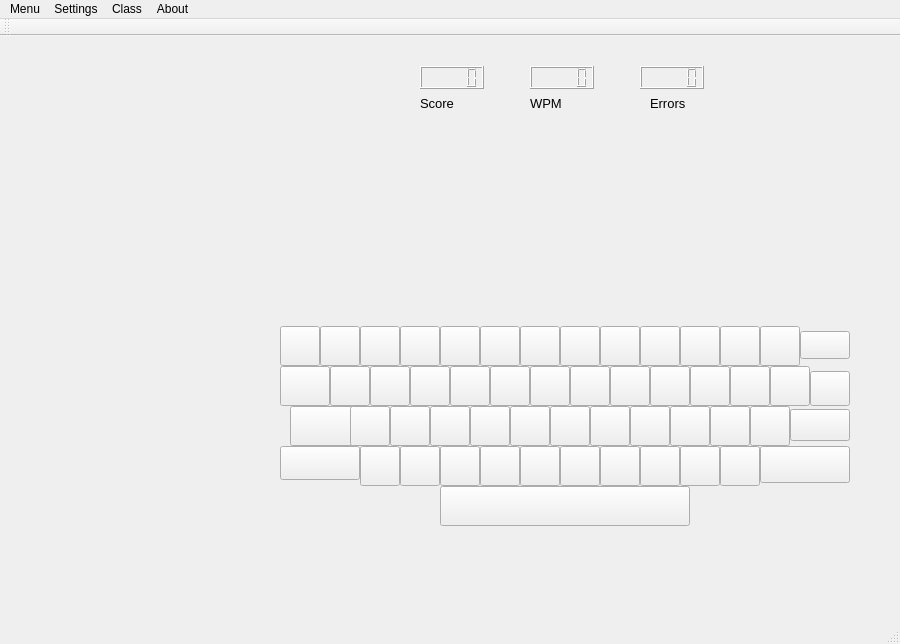
<?xml version="1.0" encoding="UTF-8"?>
<ui version="4.0">
 <class>MainWindow</class>
 <widget class="QMainWindow" name="MainWindow">
  <property name="geometry">
   <rect>
    <x>0</x>
    <y>0</y>
    <width>900</width>
    <height>644</height>
   </rect>
  </property>
  <property name="windowTitle">
   <string>MainWindow</string>
  </property>
  <property name="autoFillBackground">
   <bool>false</bool>
  </property>
  <property name="styleSheet">
   <string notr="true">background-image: url(:/new/resources/space_scene_by_felandi.jpg);</string>
  </property>
  <widget class="QWidget" name="centralWidget">
   <widget class="QLCDNumber" name="lcd_score">
    <property name="geometry">
     <rect>
      <x>420</x>
      <y>30</y>
      <width>64</width>
      <height>23</height>
     </rect>
    </property>
    <property name="autoFillBackground">
     <bool>false</bool>
    </property>
    <property name="styleSheet">
     <string notr="true">background-image: url(:/new/resources/Tiny-Grid-Seamless-Patterns-For-Website-Backgrounds.jpg);</string>
    </property>
   </widget>
   <widget class="QLabel" name="label_score">
    <property name="geometry">
     <rect>
      <x>420</x>
      <y>60</y>
      <width>60</width>
      <height>15</height>
     </rect>
    </property>
    <property name="font">
     <font>
      <pointsize>10</pointsize>
     </font>
    </property>
    <property name="styleSheet">
     <string notr="true">background-image: url(:/new/resources/Tiny-Grid-Seamless-Patterns-For-Website-Backgrounds.jpg);</string>
    </property>
    <property name="text">
     <string>Score</string>
    </property>
   </widget>
   <widget class="QLabel" name="label_wpm">
    <property name="geometry">
     <rect>
      <x>530</x>
      <y>60</y>
      <width>60</width>
      <height>15</height>
     </rect>
    </property>
    <property name="font">
     <font>
      <pointsize>10</pointsize>
     </font>
    </property>
    <property name="styleSheet">
     <string notr="true">background-image: url(:/new/resources/Tiny-Grid-Seamless-Patterns-For-Website-Backgrounds.jpg);</string>
    </property>
    <property name="text">
     <string>WPM</string>
    </property>
   </widget>
   <widget class="QLabel" name="label_errors">
    <property name="geometry">
     <rect>
      <x>650</x>
      <y>60</y>
      <width>60</width>
      <height>15</height>
     </rect>
    </property>
    <property name="font">
     <font>
      <pointsize>10</pointsize>
     </font>
    </property>
    <property name="styleSheet">
     <string notr="true">background-image: url(:/new/resources/Tiny-Grid-Seamless-Patterns-For-Website-Backgrounds.jpg);</string>
    </property>
    <property name="text">
     <string>Errors</string>
    </property>
   </widget>
   <widget class="QLCDNumber" name="lcd_wpm">
    <property name="geometry">
     <rect>
      <x>530</x>
      <y>30</y>
      <width>64</width>
      <height>23</height>
     </rect>
    </property>
    <property name="autoFillBackground">
     <bool>false</bool>
    </property>
    <property name="styleSheet">
     <string notr="true">background-image: url(:/new/resources/Tiny-Grid-Seamless-Patterns-For-Website-Backgrounds.jpg);</string>
    </property>
   </widget>
   <widget class="QLCDNumber" name="lcd_errors">
    <property name="geometry">
     <rect>
      <x>640</x>
      <y>30</y>
      <width>64</width>
      <height>23</height>
     </rect>
    </property>
    <property name="autoFillBackground">
     <bool>false</bool>
    </property>
    <property name="styleSheet">
     <string notr="true">background-image: url(:/new/resources/Tiny-Grid-Seamless-Patterns-For-Website-Backgrounds.jpg);</string>
    </property>
   </widget>
   <widget class="QPushButton" name="key_tab">
    <property name="geometry">
     <rect>
      <x>280</x>
      <y>330</y>
      <width>50</width>
      <height>40</height>
     </rect>
    </property>
    <property name="text">
     <string/>
    </property>
    <property name="icon">
     <iconset resource="images.qrc">
      <normaloff>:/new/keys/Keyboard keys/computer_key_Tab.png</normaloff>:/new/keys/Keyboard keys/computer_key_Tab.png</iconset>
    </property>
    <property name="iconSize">
     <size>
      <width>50</width>
      <height>40</height>
     </size>
    </property>
   </widget>
   <widget class="QPushButton" name="key_less">
    <property name="geometry">
     <rect>
      <x>370</x>
      <y>330</y>
      <width>40</width>
      <height>40</height>
     </rect>
    </property>
    <property name="text">
     <string/>
    </property>
    <property name="icon">
     <iconset resource="images.qrc">
      <normaloff>:/new/keys/Keyboard keys/computer_key_Less_than_Comma.png</normaloff>:/new/keys/Keyboard keys/computer_key_Less_than_Comma.png</iconset>
    </property>
    <property name="iconSize">
     <size>
      <width>40</width>
      <height>40</height>
     </size>
    </property>
   </widget>
   <widget class="QPushButton" name="key_greater">
    <property name="geometry">
     <rect>
      <x>410</x>
      <y>330</y>
      <width>40</width>
      <height>40</height>
     </rect>
    </property>
    <property name="text">
     <string/>
    </property>
    <property name="icon">
     <iconset resource="images.qrc">
      <normaloff>:/new/keys/Keyboard keys/computer_key_Greater_than_Period.png</normaloff>:/new/keys/Keyboard keys/computer_key_Greater_than_Period.png</iconset>
    </property>
    <property name="iconSize">
     <size>
      <width>40</width>
      <height>40</height>
     </size>
    </property>
   </widget>
   <widget class="QPushButton" name="key_quote">
    <property name="geometry">
     <rect>
      <x>330</x>
      <y>330</y>
      <width>40</width>
      <height>40</height>
     </rect>
    </property>
    <property name="text">
     <string/>
    </property>
    <property name="icon">
     <iconset resource="images.qrc">
      <normaloff>:/new/keys/Keyboard keys/computer_key_Quotation_Marks.png</normaloff>:/new/keys/Keyboard keys/computer_key_Quotation_Marks.png</iconset>
    </property>
    <property name="iconSize">
     <size>
      <width>40</width>
      <height>40</height>
     </size>
    </property>
   </widget>
   <widget class="QPushButton" name="key_5">
    <property name="geometry">
     <rect>
      <x>480</x>
      <y>290</y>
      <width>40</width>
      <height>40</height>
     </rect>
    </property>
    <property name="text">
     <string/>
    </property>
    <property name="icon">
     <iconset resource="images.qrc">
      <normaloff>:/new/keys/Keyboard keys/computer_key_num_row_5.png</normaloff>:/new/keys/Keyboard keys/computer_key_num_row_5.png</iconset>
    </property>
    <property name="iconSize">
     <size>
      <width>40</width>
      <height>40</height>
     </size>
    </property>
   </widget>
   <widget class="QPushButton" name="key_3">
    <property name="geometry">
     <rect>
      <x>400</x>
      <y>290</y>
      <width>40</width>
      <height>40</height>
     </rect>
    </property>
    <property name="text">
     <string/>
    </property>
    <property name="icon">
     <iconset resource="images.qrc">
      <normaloff>:/new/keys/Keyboard keys/computer_key_num_row_3.png</normaloff>:/new/keys/Keyboard keys/computer_key_num_row_3.png</iconset>
    </property>
    <property name="iconSize">
     <size>
      <width>40</width>
      <height>40</height>
     </size>
    </property>
   </widget>
   <widget class="QPushButton" name="key_4">
    <property name="geometry">
     <rect>
      <x>440</x>
      <y>290</y>
      <width>40</width>
      <height>40</height>
     </rect>
    </property>
    <property name="text">
     <string/>
    </property>
    <property name="icon">
     <iconset resource="images.qrc">
      <normaloff>:/new/keys/Keyboard keys/computer_key_num_row_4.png</normaloff>:/new/keys/Keyboard keys/computer_key_num_row_4.png</iconset>
    </property>
    <property name="iconSize">
     <size>
      <width>40</width>
      <height>40</height>
     </size>
    </property>
   </widget>
   <widget class="QPushButton" name="key_6">
    <property name="geometry">
     <rect>
      <x>520</x>
      <y>290</y>
      <width>40</width>
      <height>40</height>
     </rect>
    </property>
    <property name="text">
     <string/>
    </property>
    <property name="icon">
     <iconset resource="images.qrc">
      <normaloff>:/new/keys/Keyboard keys/computer_key_num_row_6.png</normaloff>:/new/keys/Keyboard keys/computer_key_num_row_6.png</iconset>
    </property>
    <property name="iconSize">
     <size>
      <width>40</width>
      <height>40</height>
     </size>
    </property>
   </widget>
   <widget class="QPushButton" name="key_2">
    <property name="geometry">
     <rect>
      <x>360</x>
      <y>290</y>
      <width>40</width>
      <height>40</height>
     </rect>
    </property>
    <property name="text">
     <string/>
    </property>
    <property name="icon">
     <iconset resource="images.qrc">
      <normaloff>:/new/keys/Keyboard keys/computer_key_num_row_2.png</normaloff>:/new/keys/Keyboard keys/computer_key_num_row_2.png</iconset>
    </property>
    <property name="iconSize">
     <size>
      <width>40</width>
      <height>40</height>
     </size>
    </property>
   </widget>
   <widget class="QPushButton" name="key_1">
    <property name="geometry">
     <rect>
      <x>320</x>
      <y>290</y>
      <width>40</width>
      <height>40</height>
     </rect>
    </property>
    <property name="text">
     <string/>
    </property>
    <property name="icon">
     <iconset resource="images.qrc">
      <normaloff>:/new/keys/Keyboard keys/computer_key_num_row_1.png</normaloff>:/new/keys/Keyboard keys/computer_key_num_row_1.png</iconset>
    </property>
    <property name="iconSize">
     <size>
      <width>40</width>
      <height>40</height>
     </size>
    </property>
   </widget>
   <widget class="QPushButton" name="key_tilde">
    <property name="geometry">
     <rect>
      <x>280</x>
      <y>290</y>
      <width>40</width>
      <height>40</height>
     </rect>
    </property>
    <property name="text">
     <string/>
    </property>
    <property name="icon">
     <iconset resource="images.qrc">
      <normaloff>:/new/keys/Keyboard keys/computer_key_num_row_00.png</normaloff>:/new/keys/Keyboard keys/computer_key_num_row_00.png</iconset>
    </property>
    <property name="iconSize">
     <size>
      <width>40</width>
      <height>40</height>
     </size>
    </property>
   </widget>
   <widget class="QPushButton" name="key_caps">
    <property name="geometry">
     <rect>
      <x>290</x>
      <y>370</y>
      <width>64</width>
      <height>40</height>
     </rect>
    </property>
    <property name="text">
     <string/>
    </property>
    <property name="icon">
     <iconset resource="images.qrc">
      <normaloff>:/new/keys/Keyboard keys/computer_key_Caps_Lock.png</normaloff>:/new/keys/Keyboard keys/computer_key_Caps_Lock.png</iconset>
    </property>
    <property name="iconSize">
     <size>
      <width>64</width>
      <height>40</height>
     </size>
    </property>
   </widget>
   <widget class="QPushButton" name="key_Lshift">
    <property name="geometry">
     <rect>
      <x>280</x>
      <y>410</y>
      <width>80</width>
      <height>34</height>
     </rect>
    </property>
    <property name="text">
     <string/>
    </property>
    <property name="icon">
     <iconset resource="images.qrc">
      <normaloff>:/new/keys/Keyboard keys/computer_key_Shift.png</normaloff>:/new/keys/Keyboard keys/computer_key_Shift.png</iconset>
    </property>
    <property name="iconSize">
     <size>
      <width>80</width>
      <height>34</height>
     </size>
    </property>
   </widget>
   <widget class="QPushButton" name="key_backspace">
    <property name="geometry">
     <rect>
      <x>800</x>
      <y>295</y>
      <width>50</width>
      <height>28</height>
     </rect>
    </property>
    <property name="text">
     <string/>
    </property>
    <property name="icon">
     <iconset resource="images.qrc">
      <normaloff>:/new/keys/Keyboard keys/computer_key_Backspace.png</normaloff>:/new/keys/Keyboard keys/computer_key_Backspace.png</iconset>
    </property>
    <property name="iconSize">
     <size>
      <width>50</width>
      <height>28</height>
     </size>
    </property>
   </widget>
   <widget class="QPushButton" name="key_enter">
    <property name="geometry">
     <rect>
      <x>790</x>
      <y>373</y>
      <width>60</width>
      <height>32</height>
     </rect>
    </property>
    <property name="text">
     <string/>
    </property>
    <property name="icon">
     <iconset resource="images.qrc">
      <normaloff>:/new/keys/Keyboard keys/computer_key_Enter.png</normaloff>:/new/keys/Keyboard keys/computer_key_Enter.png</iconset>
    </property>
    <property name="iconSize">
     <size>
      <width>60</width>
      <height>32</height>
     </size>
    </property>
   </widget>
   <widget class="QPushButton" name="key_Rshift">
    <property name="geometry">
     <rect>
      <x>760</x>
      <y>410</y>
      <width>90</width>
      <height>37</height>
     </rect>
    </property>
    <property name="text">
     <string/>
    </property>
    <property name="icon">
     <iconset resource="images.qrc">
      <normaloff>:/new/keys/Keyboard keys/computer_key_Shift.png</normaloff>:/new/keys/Keyboard keys/computer_key_Shift.png</iconset>
    </property>
    <property name="iconSize">
     <size>
      <width>90</width>
      <height>37</height>
     </size>
    </property>
   </widget>
   <widget class="QPushButton" name="key_space">
    <property name="geometry">
     <rect>
      <x>440</x>
      <y>450</y>
      <width>250</width>
      <height>40</height>
     </rect>
    </property>
    <property name="text">
     <string/>
    </property>
    <property name="icon">
     <iconset resource="images.qrc">
      <normaloff>:/new/keys/Keyboard keys/computer_key_Space_bar.png</normaloff>:/new/keys/Keyboard keys/computer_key_Space_bar.png</iconset>
    </property>
    <property name="iconSize">
     <size>
      <width>250</width>
      <height>40</height>
     </size>
    </property>
   </widget>
   <widget class="QPushButton" name="key_Rbracket">
    <property name="geometry">
     <rect>
      <x>760</x>
      <y>290</y>
      <width>40</width>
      <height>40</height>
     </rect>
    </property>
    <property name="text">
     <string/>
    </property>
    <property name="icon">
     <iconset resource="images.qrc">
      <normaloff>:/new/keys/Keyboard keys/computer_key_brackets_right.png</normaloff>:/new/keys/Keyboard keys/computer_key_brackets_right.png</iconset>
    </property>
    <property name="iconSize">
     <size>
      <width>40</width>
      <height>40</height>
     </size>
    </property>
   </widget>
   <widget class="QPushButton" name="key_8">
    <property name="geometry">
     <rect>
      <x>600</x>
      <y>290</y>
      <width>40</width>
      <height>40</height>
     </rect>
    </property>
    <property name="text">
     <string/>
    </property>
    <property name="icon">
     <iconset resource="images.qrc">
      <normaloff>:/new/keys/Keyboard keys/computer_key_num_row_8.png</normaloff>:/new/keys/Keyboard keys/computer_key_num_row_8.png</iconset>
    </property>
    <property name="iconSize">
     <size>
      <width>40</width>
      <height>40</height>
     </size>
    </property>
   </widget>
   <widget class="QPushButton" name="key_0">
    <property name="geometry">
     <rect>
      <x>680</x>
      <y>290</y>
      <width>40</width>
      <height>40</height>
     </rect>
    </property>
    <property name="text">
     <string/>
    </property>
    <property name="icon">
     <iconset resource="images.qrc">
      <normaloff>:/new/keys/Keyboard keys/computer_key_num_row_0.png</normaloff>:/new/keys/Keyboard keys/computer_key_num_row_0.png</iconset>
    </property>
    <property name="iconSize">
     <size>
      <width>40</width>
      <height>40</height>
     </size>
    </property>
   </widget>
   <widget class="QPushButton" name="key_9">
    <property name="geometry">
     <rect>
      <x>640</x>
      <y>290</y>
      <width>40</width>
      <height>40</height>
     </rect>
    </property>
    <property name="text">
     <string/>
    </property>
    <property name="icon">
     <iconset resource="images.qrc">
      <normaloff>:/new/keys/Keyboard keys/computer_key_num_row_9.png</normaloff>:/new/keys/Keyboard keys/computer_key_num_row_9.png</iconset>
    </property>
    <property name="iconSize">
     <size>
      <width>40</width>
      <height>40</height>
     </size>
    </property>
   </widget>
   <widget class="QPushButton" name="key_7">
    <property name="geometry">
     <rect>
      <x>560</x>
      <y>290</y>
      <width>40</width>
      <height>40</height>
     </rect>
    </property>
    <property name="text">
     <string/>
    </property>
    <property name="icon">
     <iconset resource="images.qrc">
      <normaloff>:/new/keys/Keyboard keys/computer_key_num_row_7.png</normaloff>:/new/keys/Keyboard keys/computer_key_num_row_7.png</iconset>
    </property>
    <property name="iconSize">
     <size>
      <width>40</width>
      <height>40</height>
     </size>
    </property>
   </widget>
   <widget class="QPushButton" name="key_Lbracket">
    <property name="geometry">
     <rect>
      <x>720</x>
      <y>290</y>
      <width>40</width>
      <height>40</height>
     </rect>
    </property>
    <property name="text">
     <string/>
    </property>
    <property name="icon">
     <iconset resource="images.qrc">
      <normaloff>:/new/keys/Keyboard keys/computer_key_brackets_left.png</normaloff>:/new/keys/Keyboard keys/computer_key_brackets_left.png</iconset>
    </property>
    <property name="iconSize">
     <size>
      <width>40</width>
      <height>40</height>
     </size>
    </property>
   </widget>
   <widget class="QPushButton" name="key_t">
    <property name="geometry">
     <rect>
      <x>630</x>
      <y>370</y>
      <width>40</width>
      <height>40</height>
     </rect>
    </property>
    <property name="text">
     <string/>
    </property>
    <property name="icon">
     <iconset resource="images.qrc">
      <normaloff>:/new/keys/Keyboard keys/computer_key_T.png</normaloff>:/new/keys/Keyboard keys/computer_key_T.png</iconset>
    </property>
    <property name="iconSize">
     <size>
      <width>40</width>
      <height>40</height>
     </size>
    </property>
   </widget>
   <widget class="QPushButton" name="key_d">
    <property name="geometry">
     <rect>
      <x>550</x>
      <y>370</y>
      <width>40</width>
      <height>40</height>
     </rect>
    </property>
    <property name="text">
     <string/>
    </property>
    <property name="icon">
     <iconset resource="images.qrc">
      <normaloff>:/new/keys/Keyboard keys/computer_key_D.png</normaloff>:/new/keys/Keyboard keys/computer_key_D.png</iconset>
    </property>
    <property name="iconSize">
     <size>
      <width>40</width>
      <height>40</height>
     </size>
    </property>
   </widget>
   <widget class="QPushButton" name="key_o">
    <property name="geometry">
     <rect>
      <x>390</x>
      <y>370</y>
      <width>40</width>
      <height>40</height>
     </rect>
    </property>
    <property name="text">
     <string/>
    </property>
    <property name="icon">
     <iconset resource="images.qrc">
      <normaloff>:/new/keys/Keyboard keys/computer_key_O.png</normaloff>:/new/keys/Keyboard keys/computer_key_O.png</iconset>
    </property>
    <property name="iconSize">
     <size>
      <width>40</width>
      <height>40</height>
     </size>
    </property>
   </widget>
   <widget class="QPushButton" name="key_n">
    <property name="geometry">
     <rect>
      <x>670</x>
      <y>370</y>
      <width>40</width>
      <height>40</height>
     </rect>
    </property>
    <property name="text">
     <string/>
    </property>
    <property name="icon">
     <iconset resource="images.qrc">
      <normaloff>:/new/keys/Keyboard keys/computer_key_N.png</normaloff>:/new/keys/Keyboard keys/computer_key_N.png</iconset>
    </property>
    <property name="iconSize">
     <size>
      <width>40</width>
      <height>40</height>
     </size>
    </property>
   </widget>
   <widget class="QPushButton" name="key_dash">
    <property name="geometry">
     <rect>
      <x>750</x>
      <y>370</y>
      <width>40</width>
      <height>40</height>
     </rect>
    </property>
    <property name="text">
     <string/>
    </property>
    <property name="icon">
     <iconset resource="images.qrc">
      <normaloff>:/new/keys/Keyboard keys/computer_key_num_row_Minus.png</normaloff>:/new/keys/Keyboard keys/computer_key_num_row_Minus.png</iconset>
    </property>
    <property name="iconSize">
     <size>
      <width>40</width>
      <height>40</height>
     </size>
    </property>
   </widget>
   <widget class="QPushButton" name="key_u">
    <property name="geometry">
     <rect>
      <x>470</x>
      <y>370</y>
      <width>40</width>
      <height>40</height>
     </rect>
    </property>
    <property name="text">
     <string/>
    </property>
    <property name="icon">
     <iconset resource="images.qrc">
      <normaloff>:/new/keys/Keyboard keys/computer_key_U.png</normaloff>:/new/keys/Keyboard keys/computer_key_U.png</iconset>
    </property>
    <property name="iconSize">
     <size>
      <width>40</width>
      <height>40</height>
     </size>
    </property>
   </widget>
   <widget class="QPushButton" name="key_e">
    <property name="geometry">
     <rect>
      <x>430</x>
      <y>370</y>
      <width>40</width>
      <height>40</height>
     </rect>
    </property>
    <property name="text">
     <string/>
    </property>
    <property name="icon">
     <iconset resource="images.qrc">
      <normaloff>:/new/keys/Keyboard keys/computer_key_E.png</normaloff>:/new/keys/Keyboard keys/computer_key_E.png</iconset>
    </property>
    <property name="iconSize">
     <size>
      <width>40</width>
      <height>40</height>
     </size>
    </property>
   </widget>
   <widget class="QPushButton" name="key_a">
    <property name="geometry">
     <rect>
      <x>350</x>
      <y>370</y>
      <width>40</width>
      <height>40</height>
     </rect>
    </property>
    <property name="text">
     <string/>
    </property>
    <property name="icon">
     <iconset resource="images.qrc">
      <normaloff>:/new/keys/Keyboard keys/computer_key_A.png</normaloff>:/new/keys/Keyboard keys/computer_key_A.png</iconset>
    </property>
    <property name="iconSize">
     <size>
      <width>40</width>
      <height>40</height>
     </size>
    </property>
   </widget>
   <widget class="QPushButton" name="key_s">
    <property name="geometry">
     <rect>
      <x>710</x>
      <y>370</y>
      <width>40</width>
      <height>40</height>
     </rect>
    </property>
    <property name="text">
     <string/>
    </property>
    <property name="icon">
     <iconset resource="images.qrc">
      <normaloff>:/new/keys/Keyboard keys/computer_key_S.png</normaloff>:/new/keys/Keyboard keys/computer_key_S.png</iconset>
    </property>
    <property name="iconSize">
     <size>
      <width>40</width>
      <height>40</height>
     </size>
    </property>
   </widget>
   <widget class="QPushButton" name="key_i">
    <property name="geometry">
     <rect>
      <x>510</x>
      <y>370</y>
      <width>40</width>
      <height>40</height>
     </rect>
    </property>
    <property name="text">
     <string/>
    </property>
    <property name="icon">
     <iconset resource="images.qrc">
      <normaloff>:/new/keys/Keyboard keys/computer_key_I.png</normaloff>:/new/keys/Keyboard keys/computer_key_I.png</iconset>
    </property>
    <property name="iconSize">
     <size>
      <width>40</width>
      <height>40</height>
     </size>
    </property>
   </widget>
   <widget class="QPushButton" name="key_h">
    <property name="geometry">
     <rect>
      <x>590</x>
      <y>370</y>
      <width>40</width>
      <height>40</height>
     </rect>
    </property>
    <property name="text">
     <string/>
    </property>
    <property name="icon">
     <iconset resource="images.qrc">
      <normaloff>:/new/keys/Keyboard keys/computer_key_H.png</normaloff>:/new/keys/Keyboard keys/computer_key_H.png</iconset>
    </property>
    <property name="iconSize">
     <size>
      <width>40</width>
      <height>40</height>
     </size>
    </property>
   </widget>
   <widget class="QPushButton" name="key_z">
    <property name="geometry">
     <rect>
      <x>720</x>
      <y>410</y>
      <width>40</width>
      <height>40</height>
     </rect>
    </property>
    <property name="text">
     <string/>
    </property>
    <property name="icon">
     <iconset resource="images.qrc">
      <normaloff>:/new/keys/Keyboard keys/computer_key_Z.png</normaloff>:/new/keys/Keyboard keys/computer_key_Z.png</iconset>
    </property>
    <property name="iconSize">
     <size>
      <width>40</width>
      <height>40</height>
     </size>
    </property>
   </widget>
   <widget class="QPushButton" name="key_k">
    <property name="geometry">
     <rect>
      <x>480</x>
      <y>410</y>
      <width>40</width>
      <height>40</height>
     </rect>
    </property>
    <property name="text">
     <string/>
    </property>
    <property name="icon">
     <iconset resource="images.qrc">
      <normaloff>:/new/keys/Keyboard keys/computer_key_K.png</normaloff>:/new/keys/Keyboard keys/computer_key_K.png</iconset>
    </property>
    <property name="iconSize">
     <size>
      <width>40</width>
      <height>40</height>
     </size>
    </property>
   </widget>
   <widget class="QPushButton" name="key_j">
    <property name="geometry">
     <rect>
      <x>440</x>
      <y>410</y>
      <width>40</width>
      <height>40</height>
     </rect>
    </property>
    <property name="text">
     <string/>
    </property>
    <property name="icon">
     <iconset resource="images.qrc">
      <normaloff>:/new/keys/Keyboard keys/computer_key_J.png</normaloff>:/new/keys/Keyboard keys/computer_key_J.png</iconset>
    </property>
    <property name="iconSize">
     <size>
      <width>40</width>
      <height>40</height>
     </size>
    </property>
   </widget>
   <widget class="QPushButton" name="key_q">
    <property name="geometry">
     <rect>
      <x>400</x>
      <y>410</y>
      <width>40</width>
      <height>40</height>
     </rect>
    </property>
    <property name="text">
     <string/>
    </property>
    <property name="icon">
     <iconset resource="images.qrc">
      <normaloff>:/new/keys/Keyboard keys/computer_key_Q.png</normaloff>:/new/keys/Keyboard keys/computer_key_Q.png</iconset>
    </property>
    <property name="iconSize">
     <size>
      <width>40</width>
      <height>40</height>
     </size>
    </property>
   </widget>
   <widget class="QPushButton" name="key_b">
    <property name="geometry">
     <rect>
      <x>560</x>
      <y>410</y>
      <width>40</width>
      <height>40</height>
     </rect>
    </property>
    <property name="text">
     <string/>
    </property>
    <property name="icon">
     <iconset resource="images.qrc">
      <normaloff>:/new/keys/Keyboard keys/computer_key_B.png</normaloff>:/new/keys/Keyboard keys/computer_key_B.png</iconset>
    </property>
    <property name="iconSize">
     <size>
      <width>40</width>
      <height>40</height>
     </size>
    </property>
   </widget>
   <widget class="QPushButton" name="key_w">
    <property name="geometry">
     <rect>
      <x>640</x>
      <y>410</y>
      <width>40</width>
      <height>40</height>
     </rect>
    </property>
    <property name="text">
     <string/>
    </property>
    <property name="icon">
     <iconset resource="images.qrc">
      <normaloff>:/new/keys/Keyboard keys/computer_key_W.png</normaloff>:/new/keys/Keyboard keys/computer_key_W.png</iconset>
    </property>
    <property name="iconSize">
     <size>
      <width>40</width>
      <height>40</height>
     </size>
    </property>
   </widget>
   <widget class="QPushButton" name="key_v">
    <property name="geometry">
     <rect>
      <x>680</x>
      <y>410</y>
      <width>40</width>
      <height>40</height>
     </rect>
    </property>
    <property name="text">
     <string/>
    </property>
    <property name="icon">
     <iconset resource="images.qrc">
      <normaloff>:/new/keys/Keyboard keys/computer_key_V.png</normaloff>:/new/keys/Keyboard keys/computer_key_V.png</iconset>
    </property>
    <property name="iconSize">
     <size>
      <width>40</width>
      <height>40</height>
     </size>
    </property>
   </widget>
   <widget class="QPushButton" name="key_colon">
    <property name="geometry">
     <rect>
      <x>360</x>
      <y>410</y>
      <width>40</width>
      <height>40</height>
     </rect>
    </property>
    <property name="text">
     <string/>
    </property>
    <property name="icon">
     <iconset resource="images.qrc">
      <normaloff>:/new/keys/Keyboard keys/computer_key_Colon_Semicolon.png</normaloff>:/new/keys/Keyboard keys/computer_key_Colon_Semicolon.png</iconset>
    </property>
    <property name="iconSize">
     <size>
      <width>40</width>
      <height>40</height>
     </size>
    </property>
   </widget>
   <widget class="QPushButton" name="key_x">
    <property name="geometry">
     <rect>
      <x>520</x>
      <y>410</y>
      <width>40</width>
      <height>40</height>
     </rect>
    </property>
    <property name="text">
     <string/>
    </property>
    <property name="icon">
     <iconset resource="images.qrc">
      <normaloff>:/new/keys/Keyboard keys/computer_key_X.png</normaloff>:/new/keys/Keyboard keys/computer_key_X.png</iconset>
    </property>
    <property name="iconSize">
     <size>
      <width>40</width>
      <height>40</height>
     </size>
    </property>
   </widget>
   <widget class="QPushButton" name="key_m">
    <property name="geometry">
     <rect>
      <x>600</x>
      <y>410</y>
      <width>40</width>
      <height>40</height>
     </rect>
    </property>
    <property name="text">
     <string/>
    </property>
    <property name="icon">
     <iconset resource="images.qrc">
      <normaloff>:/new/keys/Keyboard keys/computer_key_M.png</normaloff>:/new/keys/Keyboard keys/computer_key_M.png</iconset>
    </property>
    <property name="iconSize">
     <size>
      <width>40</width>
      <height>40</height>
     </size>
    </property>
   </widget>
   <widget class="QPushButton" name="key_pipe">
    <property name="geometry">
     <rect>
      <x>810</x>
      <y>335</y>
      <width>40</width>
      <height>35</height>
     </rect>
    </property>
    <property name="text">
     <string/>
    </property>
    <property name="icon">
     <iconset resource="images.qrc">
      <normaloff>:/new/keys/Keyboard keys/computer_key_Pipe_Backslash.png</normaloff>:/new/keys/Keyboard keys/computer_key_Pipe_Backslash.png</iconset>
    </property>
    <property name="iconSize">
     <size>
      <width>40</width>
      <height>35</height>
     </size>
    </property>
   </widget>
   <widget class="QPushButton" name="key_g">
    <property name="geometry">
     <rect>
      <x>570</x>
      <y>330</y>
      <width>40</width>
      <height>40</height>
     </rect>
    </property>
    <property name="text">
     <string/>
    </property>
    <property name="icon">
     <iconset resource="images.qrc">
      <normaloff>:/new/keys/Keyboard keys/computer_key_G.png</normaloff>:/new/keys/Keyboard keys/computer_key_G.png</iconset>
    </property>
    <property name="iconSize">
     <size>
      <width>40</width>
      <height>40</height>
     </size>
    </property>
   </widget>
   <widget class="QPushButton" name="key_f">
    <property name="geometry">
     <rect>
      <x>530</x>
      <y>330</y>
      <width>40</width>
      <height>40</height>
     </rect>
    </property>
    <property name="text">
     <string/>
    </property>
    <property name="icon">
     <iconset resource="images.qrc">
      <normaloff>:/new/keys/Keyboard keys/computer_key_F.png</normaloff>:/new/keys/Keyboard keys/computer_key_F.png</iconset>
    </property>
    <property name="iconSize">
     <size>
      <width>40</width>
      <height>40</height>
     </size>
    </property>
   </widget>
   <widget class="QPushButton" name="key_y">
    <property name="geometry">
     <rect>
      <x>490</x>
      <y>330</y>
      <width>40</width>
      <height>40</height>
     </rect>
    </property>
    <property name="text">
     <string/>
    </property>
    <property name="icon">
     <iconset resource="images.qrc">
      <normaloff>:/new/keys/Keyboard keys/computer_key_Y.png</normaloff>:/new/keys/Keyboard keys/computer_key_Y.png</iconset>
    </property>
    <property name="iconSize">
     <size>
      <width>40</width>
      <height>40</height>
     </size>
    </property>
   </widget>
   <widget class="QPushButton" name="key_r">
    <property name="geometry">
     <rect>
      <x>650</x>
      <y>330</y>
      <width>40</width>
      <height>40</height>
     </rect>
    </property>
    <property name="text">
     <string/>
    </property>
    <property name="icon">
     <iconset resource="images.qrc">
      <normaloff>:/new/keys/Keyboard keys/computer_key_R.png</normaloff>:/new/keys/Keyboard keys/computer_key_R.png</iconset>
    </property>
    <property name="iconSize">
     <size>
      <width>40</width>
      <height>40</height>
     </size>
    </property>
   </widget>
   <widget class="QPushButton" name="key_question">
    <property name="geometry">
     <rect>
      <x>730</x>
      <y>330</y>
      <width>40</width>
      <height>40</height>
     </rect>
    </property>
    <property name="text">
     <string/>
    </property>
    <property name="icon">
     <iconset resource="images.qrc">
      <normaloff>:/new/keys/Keyboard keys/computer_key_Question_Forward_slash.png</normaloff>:/new/keys/Keyboard keys/computer_key_Question_Forward_slash.png</iconset>
    </property>
    <property name="iconSize">
     <size>
      <width>40</width>
      <height>40</height>
     </size>
    </property>
   </widget>
   <widget class="QPushButton" name="key_plus">
    <property name="geometry">
     <rect>
      <x>770</x>
      <y>330</y>
      <width>40</width>
      <height>40</height>
     </rect>
    </property>
    <property name="text">
     <string/>
    </property>
    <property name="icon">
     <iconset resource="images.qrc">
      <normaloff>:/new/keys/Keyboard keys/computer_key_num_row_Equals.png</normaloff>:/new/keys/Keyboard keys/computer_key_num_row_Equals.png</iconset>
    </property>
    <property name="iconSize">
     <size>
      <width>40</width>
      <height>40</height>
     </size>
    </property>
   </widget>
   <widget class="QPushButton" name="key_p">
    <property name="geometry">
     <rect>
      <x>450</x>
      <y>330</y>
      <width>40</width>
      <height>40</height>
     </rect>
    </property>
    <property name="text">
     <string/>
    </property>
    <property name="icon">
     <iconset resource="images.qrc">
      <normaloff>:/new/keys/Keyboard keys/computer_key_P.png</normaloff>:/new/keys/Keyboard keys/computer_key_P.png</iconset>
    </property>
    <property name="iconSize">
     <size>
      <width>40</width>
      <height>40</height>
     </size>
    </property>
   </widget>
   <widget class="QPushButton" name="key_c">
    <property name="geometry">
     <rect>
      <x>610</x>
      <y>330</y>
      <width>40</width>
      <height>40</height>
     </rect>
    </property>
    <property name="text">
     <string/>
    </property>
    <property name="icon">
     <iconset resource="images.qrc">
      <normaloff>:/new/keys/Keyboard keys/computer_key_C.png</normaloff>:/new/keys/Keyboard keys/computer_key_C.png</iconset>
    </property>
    <property name="iconSize">
     <size>
      <width>40</width>
      <height>40</height>
     </size>
    </property>
   </widget>
   <widget class="QPushButton" name="key_l">
    <property name="geometry">
     <rect>
      <x>690</x>
      <y>330</y>
      <width>40</width>
      <height>40</height>
     </rect>
    </property>
    <property name="text">
     <string/>
    </property>
    <property name="icon">
     <iconset resource="images.qrc">
      <normaloff>:/new/keys/Keyboard keys/computer_key_L.png</normaloff>:/new/keys/Keyboard keys/computer_key_L.png</iconset>
    </property>
    <property name="iconSize">
     <size>
      <width>40</width>
      <height>40</height>
     </size>
    </property>
   </widget>
   <widget class="QWidget" name="widget" native="true">
    <property name="geometry">
     <rect>
      <x>190</x>
      <y>120</y>
      <width>700</width>
      <height>100</height>
     </rect>
    </property>
   </widget>
  </widget>
  <widget class="QMenuBar" name="menuBar">
   <property name="geometry">
    <rect>
     <x>0</x>
     <y>0</y>
     <width>900</width>
     <height>21</height>
    </rect>
   </property>
   <property name="styleSheet">
    <string notr="true">background-image: url(:/new/resources/Tiny-Grid-Seamless-Patterns-For-Website-Backgrounds.jpg);</string>
   </property>
   <widget class="QMenu" name="menuMenu">
    <property name="title">
     <string>Menu</string>
    </property>
    <addaction name="actionNew_Game"/>
    <addaction name="actionExit"/>
   </widget>
   <widget class="QMenu" name="menuSettings">
    <property name="title">
     <string>Settings</string>
    </property>
    <addaction name="actionDifficulty"/>
   </widget>
   <widget class="QMenu" name="menuClass">
    <property name="title">
     <string>Class</string>
    </property>
    <addaction name="actionStudents"/>
    <addaction name="actionGrades"/>
   </widget>
   <widget class="QMenu" name="menuAbout">
    <property name="title">
     <string>About</string>
    </property>
    <addaction name="actionVerssion"/>
   </widget>
   <addaction name="menuMenu"/>
   <addaction name="menuSettings"/>
   <addaction name="menuClass"/>
   <addaction name="menuAbout"/>
  </widget>
  <widget class="QToolBar" name="mainToolBar">
   <attribute name="toolBarArea">
    <enum>TopToolBarArea</enum>
   </attribute>
   <attribute name="toolBarBreak">
    <bool>false</bool>
   </attribute>
  </widget>
  <widget class="QStatusBar" name="statusBar"/>
  <action name="actionDifficulty">
   <property name="text">
    <string>Difficulty</string>
   </property>
  </action>
  <action name="actionGrades">
   <property name="text">
    <string>Grades</string>
   </property>
  </action>
  <action name="actionStudents">
   <property name="text">
    <string>Students</string>
   </property>
  </action>
  <action name="actionVerssion">
   <property name="text">
    <string>Version</string>
   </property>
  </action>
  <action name="actionNew_Game">
   <property name="text">
    <string>New Game</string>
   </property>
  </action>
  <action name="actionExit">
   <property name="text">
    <string>Exit</string>
   </property>
  </action>
 </widget>
 <layoutdefault spacing="6" margin="11"/>
 <resources>
  <include location="images.qrc"/>
 </resources>
 <connections/>
</ui>
